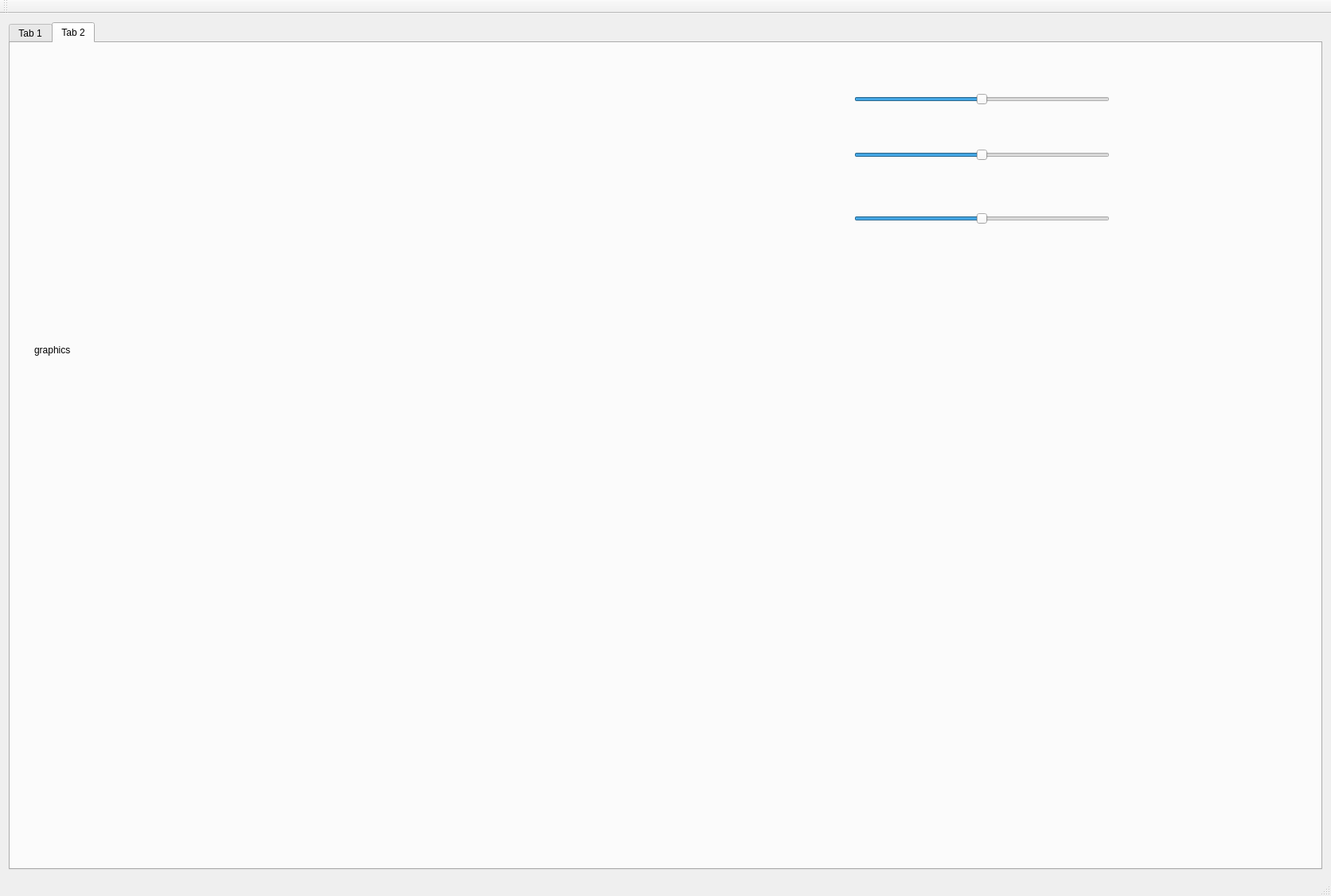
<?xml version="1.0" encoding="UTF-8"?>
<ui version="4.0">
 <class>MainWindow</class>
 <widget class="QMainWindow" name="MainWindow">
  <property name="geometry">
   <rect>
    <x>0</x>
    <y>0</y>
    <width>1672</width>
    <height>1126</height>
   </rect>
  </property>
  <property name="windowTitle">
   <string>RealTimeGraph</string>
  </property>
  <widget class="QWidget" name="centralWidget">
   <layout class="QGridLayout" name="gridLayout">
    <item row="0" column="0">
     <widget class="QTabWidget" name="tabWidget">
      <property name="currentIndex">
       <number>1</number>
      </property>
      <widget class="QWidget" name="tab">
       <attribute name="title">
        <string>Tab 1</string>
       </attribute>
       <widget class="QWidget" name="">
        <property name="geometry">
         <rect>
          <x>0</x>
          <y>0</y>
          <width>985</width>
          <height>351</height>
         </rect>
        </property>
        <layout class="QGridLayout" name="gridLayout_2">
         <item row="0" column="0">
          <widget class="QComboBox" name="displayTypeComboBox">
           <item>
            <property name="text">
             <string>Joint Position</string>
            </property>
           </item>
           <item>
            <property name="text">
             <string>Joint Velocity</string>
            </property>
           </item>
           <item>
            <property name="text">
             <string>Joint Torque</string>
            </property>
           </item>
           <item>
            <property name="text">
             <string>Task Position</string>
            </property>
           </item>
           <item>
            <property name="text">
             <string>Task Orientation</string>
            </property>
           </item>
           <item>
            <property name="text">
             <string>Task Twist</string>
            </property>
           </item>
          </widget>
         </item>
         <item row="0" column="1">
          <widget class="QLabel" name="label">
           <property name="text">
            <string>TextLabel</string>
           </property>
          </widget>
         </item>
         <item row="1" column="0" colspan="2">
          <widget class="QCustomPlot" name="widget_RealTimeGraph" native="true">
           <widget class="Line" name="line">
            <property name="geometry">
             <rect>
              <x>0</x>
              <y>-10</y>
              <width>971</width>
              <height>16</height>
             </rect>
            </property>
            <property name="orientation">
             <enum>Qt::Horizontal</enum>
            </property>
           </widget>
          </widget>
         </item>
        </layout>
       </widget>
      </widget>
      <widget class="QWidget" name="tab_2">
       <attribute name="title">
        <string>Tab 2</string>
       </attribute>
       <widget class="QLabel" name="graphic_label">
        <property name="geometry">
         <rect>
          <x>30</x>
          <y>20</y>
          <width>841</width>
          <height>731</height>
         </rect>
        </property>
        <property name="minimumSize">
         <size>
          <width>640</width>
          <height>480</height>
         </size>
        </property>
        <property name="text">
         <string>graphics</string>
        </property>
       </widget>
       <widget class="QSlider" name="rollSlider">
        <property name="geometry">
         <rect>
          <x>1060</x>
          <y>30</y>
          <width>321</width>
          <height>81</height>
         </rect>
        </property>
        <property name="minimum">
         <number>-360</number>
        </property>
        <property name="maximum">
         <number>360</number>
        </property>
        <property name="orientation">
         <enum>Qt::Horizontal</enum>
        </property>
       </widget>
       <widget class="QSlider" name="pitchSlider">
        <property name="geometry">
         <rect>
          <x>1060</x>
          <y>100</y>
          <width>321</width>
          <height>81</height>
         </rect>
        </property>
        <property name="minimum">
         <number>-360</number>
        </property>
        <property name="maximum">
         <number>360</number>
        </property>
        <property name="orientation">
         <enum>Qt::Horizontal</enum>
        </property>
       </widget>
       <widget class="QSlider" name="yawSlider">
        <property name="geometry">
         <rect>
          <x>1060</x>
          <y>180</y>
          <width>321</width>
          <height>81</height>
         </rect>
        </property>
        <property name="minimum">
         <number>-360</number>
        </property>
        <property name="maximum">
         <number>360</number>
        </property>
        <property name="orientation">
         <enum>Qt::Horizontal</enum>
        </property>
       </widget>
      </widget>
     </widget>
    </item>
   </layout>
  </widget>
  <widget class="QMenuBar" name="menuBar">
   <property name="geometry">
    <rect>
     <x>0</x>
     <y>0</y>
     <width>1672</width>
     <height>39</height>
    </rect>
   </property>
  </widget>
  <widget class="QToolBar" name="mainToolBar">
   <attribute name="toolBarArea">
    <enum>TopToolBarArea</enum>
   </attribute>
   <attribute name="toolBarBreak">
    <bool>false</bool>
   </attribute>
  </widget>
  <widget class="QStatusBar" name="statusBar"/>
 </widget>
 <layoutdefault spacing="6" margin="11"/>
 <customwidgets>
  <customwidget>
   <class>QCustomPlot</class>
   <extends>QWidget</extends>
   <header>qcustomplot.h</header>
   <container>1</container>
  </customwidget>
 </customwidgets>
 <resources/>
 <connections/>
</ui>
